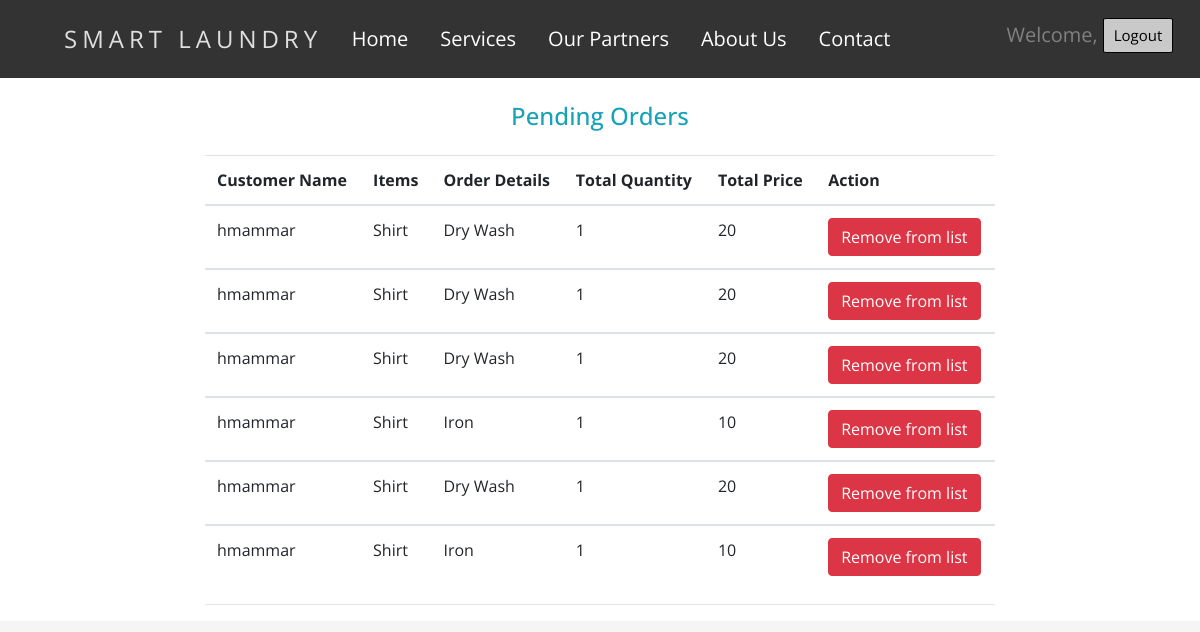
The page /Admin/manageorders.php on the database its author committed.
### tables this page shows
CREATE TABLE `orders` (
  `id` int(10) NOT NULL,
  `customer_name` varchar(100) NOT NULL,
  `name` varchar(20) NOT NULL,
  `order_type` varchar(20) NOT NULL,
  `total_price` int(10) NOT NULL,
  `total_qty` int(10) NOT NULL,
  `shop_name` varchar(20) NOT NULL
);

### Admin/manageorders.php (the view, shortened to what this page needs)
<?php
    require_once 'connection.php';
    $query = "SELECT * FROM `orders`";
    $result = $conn->query($query) or die($conn->error);
?>
<!DOCTYPE html>
<html lang="en">
<head>
    <link rel="stylesheet" href="https://maxcdn.bootstrapcdn.com/bootstrap/4.4.1/css/bootstrap.min.css">
    <link rel="stylesheet" href="https://stackpath.bootstrapcdn.com/bootstrap/4.4.1/css/bootstrap.min.css">
    <link rel="stylesheet" href="css/partnerslist.css">
</head>
<body>
    <nav class="navbar">
        <div class="brand-title">
            <a href="index.php">Smart Laundry</a>
        </div>
        <div class="navbar-links">
            <ul>
                <li><a href="index.php">Home</a></li>
                <li><a href="#">Services</a></li>
                <li><a href="#">Our Partners</a></li>
                <li><a href="#">About Us</a></li>
                <li><a href="#">Contact</a></li>
                <li>
                    <div class="login-signup-btn">
                        <span style="color: grey; margin-top: 7px">Welcome, <?php echo $_SESSION['admin_name']; ?> </span>
                        <button onclick="window.location.href = '/smartlaundry/lgt.php'">Logout</button>
                    </div>
                </li>
            </ul>
        </div>
    </nav>
<div class="row justify-content-center">
            <div class="col-md-8">
                <h4 class="m-4 text-info text-center">Pending Orders</h4>
                <table class="table table-hover">
                <?php if(mysqli_num_rows($result) > 0): ?>
                    <thead>
                        <tr>
                            <th>Customer Name</th>
                            <th>Items</th>
                            <th>Order Details</th>
                            <th>Total Quantity</th>
                            <th>Total Price</th>
                            <th>Action</th>
                        </tr>
                    </thead>
                    <?php while($row = $result->fetch_assoc()): ?>
                    <tbody>
                        <tr>
                            <td><?php echo $row['customer_name'] ?></td>
                            <td><?php echo $row['name'] ?></td>
                            <td><?php echo $row['order_type'] ?></td>
                            <td><?php echo $row['total_qty'] ?></td>
                            <td><?php echo $row['total_price'] ?></td>
                            <td><a href="manageorders.php?remove=<?php echo $row['id'] ?>" class="btn btn-danger">Remove from list</a></td>
                        </tr>
                    </tbody>
                    <?php endwhile ?>
                </table>
                    <hr>
                    <?php else: ?>
                        <h4 class="text-danger text-center m-2">No orders to show!</h4>
                <?php endif; ?>
</body>
</html>

### Admin/css/partnerslist.css (style rules this page uses)
* { box-sizing: border-box; font-family: 'Open Sans', sans-serif; }
html { background-color: rgb(245, 245, 245); }
body { margin: 0; padding: 0; }
.navbar { display: flex; position: relative; justify-content: space-between; align-items: center; background-color: #333; color: white; font-family: 'Lato', sans-serif; font-size: 20px; }
.brand-title { font-size: 1.5rem; font-family: 'Baloo Thambi 2', cursive; text-transform: uppercase; letter-spacing: 5px; margin: .5rem; margin-left: 3rem; }
.brand-title a { text-decoration: none; color: #DFDFDF; }
.navbar-links { height: 100%; margin: auto; display: flex; }
.navbar-links ul { display: flex; margin: 0; padding: 0; }
.navbar-links li { list-style: none; }
.navbar-links li a { display: block; text-decoration: none; color: white; padding: 1rem; }
.login-signup-btn { display: flex; margin: 5px 0 5px 100px; }
.login-signup-btn button { margin: 5px; border: 1px solid black; font-size: 15px; text-align: center; padding: 5px 10px; border-radius: 5%; background-color: rgb(201, 201, 201); border: 1px solid black; }

### rows shown on the page
orders: customer_name "hmammar", name "Shirt", order_type "Dry Wash", total_qty "1", total_price "20"
orders: customer_name "hmammar", name "Shirt", order_type "Dry Wash", total_qty "1", total_price "20"
orders: customer_name "hmammar", name "Shirt", order_type "Dry Wash", total_qty "1", total_price "20"
orders: customer_name "hmammar", name "Shirt", order_type "Iron", total_qty "1", total_price "10"
orders: customer_name "hmammar", name "Shirt", order_type "Dry Wash", total_qty "1", total_price "20"
orders: customer_name "hmammar", name "Shirt", order_type "Iron", total_qty "1", total_price "10"
